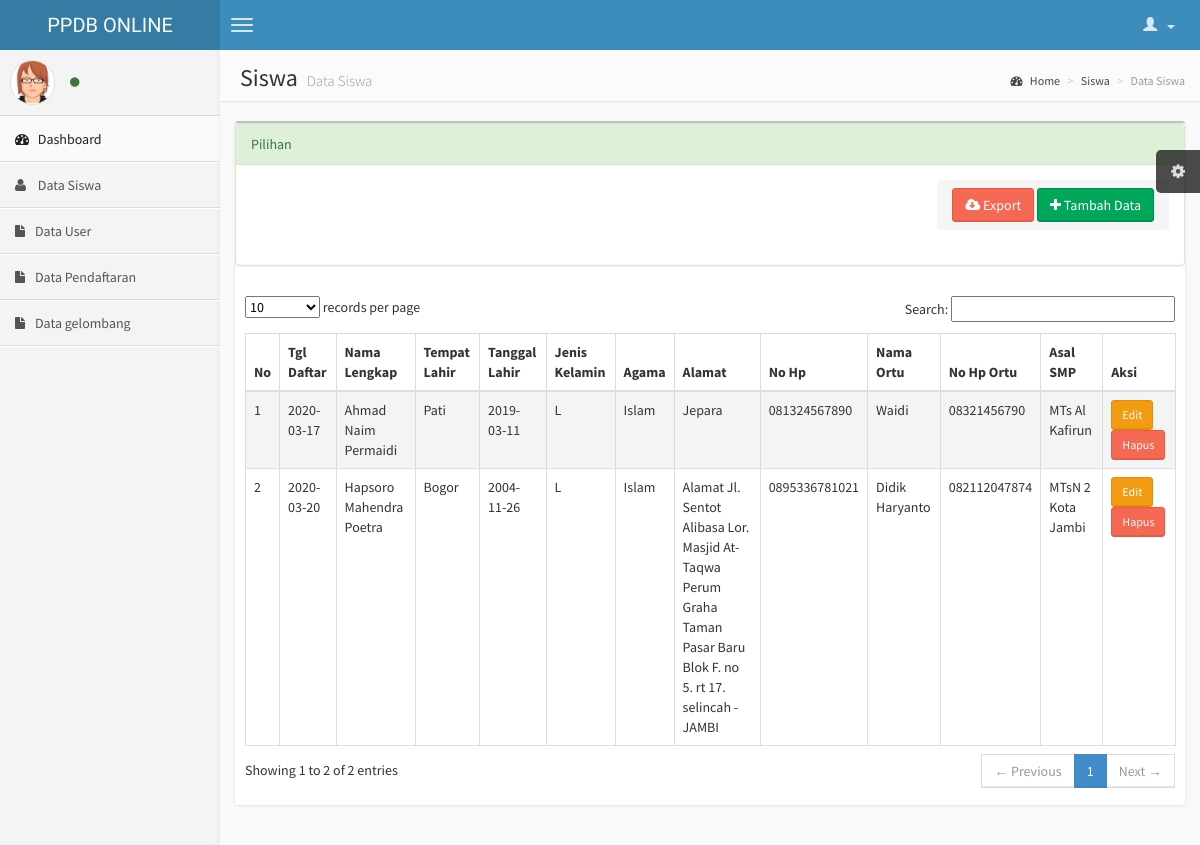
Screenshot of /index.php/Control/page/siswa with the database file from the repository.
### tables this page shows
CREATE TABLE `pendaftaran` (
  `id_pendaftaran` int(11) NOT NULL,
  `tgl_daftar` date NOT NULL,
  `nama_lengkap` varchar(200) NOT NULL,
  `tempat_lahir` varchar(100) NOT NULL,
  `tanggal_lahir` date NOT NULL,
  `jenis_kelamin` varchar(30) NOT NULL,
  `agama` varchar(40) NOT NULL,
  `alamat` text NOT NULL,
  `no_hp` varchar(16) NOT NULL,
  `nama_ortu` varchar(200) NOT NULL,
  `no_hportu` varchar(16) NOT NULL,
  `asal_smp` varchar(100) NOT NULL
);

### application/controllers/Control.php (called while the page is built, shortened)
<?php
	class Control extends CI_Controller{
		function __construct(){
			$this->load->model('Model_sekolah');
		}
		function page(){
			$page=$this->uri->segment(3);
			$data['home']=$page;
			if($page=="siswa"){
				$data['tamp_sis']=$this->Model_sekolah->qw('*','pendaftaran','')->result();
				$this->load->view('admin/index',$data);
			}else{
				$this->load->view('admin/index',$data);
			}
		}
	}
?>

### index.php (called while the page is built, shortened)
<?php
require_once BASEPATH.'core/CodeIgniter.php';

### application/models/Model_sekolah.php (called while the page is built, shortened)
<?php
	class Model_sekolah extends CI_Model{
		function qw($cel,$table,$prop){
			return $this->db->query("SELECT $cel FROM $table $prop");
		}
	}
?>

### application/views/admin/content/siswa.php (the view, shortened to what this page needs)
<section class="content-header">
                    <h1>
                        Siswa
                        <small>Data Siswa</small>
                    </h1>
                    <ol class="breadcrumb">
                        <li><a href="#"><i class="fa fa-dashboard"></i> Home</a></li>
                        <li><a href="<?php echo site_url('control/page/siswa');?>">Siswa</a></li>
                        <li class="active">Data Siswa</li>
                    </ol>
                </section>
                <section class="content">
                    <div class="row">
                        <div class="col-xs-12">
                            <div class="box">
                                <div class="panel panel-success">
                                     <div class="panel-heading">Pilihan</div>
                                     <div class="panel-body">
                                         <ol class="breadcrumb pull-right">
                                        <a href="<?php echo site_url('Control/sws');?>"><button class="btn btn-danger" type="button"><i class="fa fa-cloud-download"></i> Export</button></a>
                                        <a href="<?php echo site_url('Control/page/f_siswa');?>"><button class="btn btn-success" type="button"><i class="fa fa-plus"></i> Tambah Data</button></a>
                                      </ol>
                                     </div>
                                </div>
                                <div class="box-body table-responsive">
                                    <table id="example1" class="table table-bordered table-striped">
                                        <thead>
                                            <tr>
                                                <th>No</th>
                                                <th>Tgl Daftar</th>
                                                <th>Nama Lengkap</th>
                                                <th>Tempat Lahir</th>
                                                <th>Tanggal Lahir</th>
                                                <th>Jenis Kelamin</th>
                                                <th>Agama</th>
                                                <th>Alamat</th>
                                                <th>No Hp</th>
                                                <th>Nama Ortu</th>
                                                <th>No Hp Ortu</th>
                                                <th>Asal SMP</th>
                                                <th>Aksi</th>
                                            </tr>
                                        </thead>
                                        <tbody>
                                            <?php
                                                $no=0;
                                                foreach($tamp_sis as $tampil){
                                                $no++;
                                            ?>
                                            <tr>
                                                <td><?php echo $no;?></td>
                                                <td><?php echo $tampil->tgl_daftar;?></td>
                                                <td><?php echo $tampil->nama_lengkap;?></td>
                                                <td><?php echo $tampil->tempat_lahir;?></td>
                                                <td><?php echo $tampil->tanggal_lahir;?></td>
                                                <td><?php echo $tampil->jenis_kelamin;?></td>
                                                <td><?php echo $tampil->agama;?></td>
                                                <td><?php echo $tampil->alamat;?></td>
                                                <td><?php echo $tampil->no_hp;?></td>
                                                <td><?php echo $tampil->nama_ortu;?></td>
                                                <td><?php echo $tampil->no_hportu;?></td>
                                                <td><?php echo $tampil->asal_smp;?></td>
                                                <td>
                                                    <a href="<?php echo site_url('Control/page/f_siswa');?>/<?php echo $tampil->id_pendaftaran;?>" class="btn btn-sm btn-warning">Edit</a>
                                                    <a href="<?php echo site_url('Control/hapus_siswa');?>/<?php echo $tampil->id_pendaftaran;?>" class="btn btn-sm btn-danger">Hapus</a>
                                                </td>
                                            </tr>
                                            <?php
                                                }
                                            ?>
                                        </tbody>
                                    </table>
                                </div>
                            </div>
                        </div>
                    </div>
                </section>

### application/views/admin/index.php (shortened to what this page needs)
<!DOCTYPE html>
<html>
    <head>
        <link href="<?php echo base_url();?>assets/css/bootstrap.min.css" rel="stylesheet" type="text/css" />
        <link href="<?php echo base_url();?>assets/css/font-awesome.min.css" rel="stylesheet" type="text/css" />
        <link href="<?php echo base_url();?>assets/css/ionicons.min.css" rel="stylesheet" type="text/css" />
        <link href="<?php echo base_url();?>assets/css/morris/morris.css" rel="stylesheet" type="text/css" />
        <link href="<?php echo base_url();?>assets/css/jvectormap/jquery-jvectormap-1.2.2.css" rel="stylesheet" type="text/css" />
        <link href="<?php echo base_url();?>assets/css/fullcalendar/fullcalendar.css" rel="stylesheet" type="text/css" />
        <link href="<?php echo base_url();?>assets/css/daterangepicker/daterangepicker-bs3.css" rel="stylesheet" type="text/css" />
        <link href="<?php echo base_url();?>assets/css/datatables/dataTables.bootstrap.css" rel="stylesheet" type="text/css" />
        <link href="<?php echo base_url();?>assets/css/bootstrap-wysihtml5/bootstrap3-wysihtml5.min.css" rel="stylesheet" type="text/css" />
        <link href="<?php echo base_url();?>assets/css/AdminLTE.css" rel="stylesheet" type="text/css" />
    </head>
    <body class="skin-blue">
        <header class="header">
            <a href="index.html" class="logo">
                PPDB ONLINE
            </a>
            <nav class="navbar navbar-static-top" role="navigation">
                <a href="#" class="navbar-btn sidebar-toggle" data-toggle="offcanvas" role="button">
                    <span class="icon-bar"></span>
                    <span class="icon-bar"></span>
                    <span class="icon-bar"></span>
                </a>
                <div class="navbar-right">
                    <ul class="nav navbar-nav">
                        <li class="dropdown user user-menu">
                            <a href="#" class="dropdown-toggle" data-toggle="dropdown">
                                <i class="glyphicon glyphicon-user"></i>
                                <span><?php echo $this->session->userdata('level');?><i class="caret"></i></span>
                            </a>
                        </li>
                    </ul>
                </div>
            </nav>
        </header>
        <div class="wrapper row-offcanvas row-offcanvas-left">
            <aside class="left-side sidebar-offcanvas">
                <section class="sidebar">
                    <div class="user-panel">
                        <div class="pull-left image">
                            <img src="<?php echo base_url();?>assets/img/avatar3.png" class="img-circle" alt="User Image" />
                        </div>
                        <div class="pull-left info">
                            <a href="#"><i class="fa fa-circle text-success"></i> <?php echo $this->session->userdata('level');?></a>
                        </div>
                    </div>
                    <ul class="sidebar-menu">
                        <li class="active">
                            <a href="<?php echo site_url('Control/page/home');?>">
                                <i class="fa fa-dashboard"></i> <span>Dashboard</span>
                            </a>
                        </li>
                        <li>
                            <a href="<?php echo site_url('Control/page/siswa');?>">
                                <i class="fa fa-user"></i> <span>Data Siswa</span>
                            </a>
                        </li>
                        <li>
                            <a href="<?php echo site_url('user/index');?>">
                                <i class="fa fa-file"></i><span>Data User</span>
                            </a>
                        </li>
                        <li>
                            <a href="<?php echo site_url('Pendaftaran/index') ?>">
                                <i class="fa fa-file"></i><span>Data Pendaftaran</span>
                            </a>
                        </li>
                        <li>
                            <a href="<?php echo site_url('gelombang/index') ?>">
                                <i class="fa fa-file"></i><span>Data gelombang</span>
                            </a>
                        </li>
                    </ul>
                </section>
            </aside>
            <aside class="right-side">
                <?php include "content/".$home.".php";?>
            </aside>
        </div>
    </body>
</html>

### rows the page displays
pendaftaran: tgl_daftar "2020-03-17", nama_lengkap "Ahmad Naim Permaidi", tempat_lahir "Pati", tanggal_lahir "2019-03-11", jenis_kelamin "L", agama "Islam", alamat "Jepara", no_hp "081324567890", nama_ortu "Waidi", no_hportu "08321456790", asal_smp "MTs Al Kafirun"
pendaftaran: tgl_daftar "2020-03-20", nama_lengkap "Hapsoro Mahendra Poetra", tempat_lahir "Bogor", tanggal_lahir "2004-11-26", jenis_kelamin "L", agama "Islam", alamat "Alamat Jl. Sentot Alibasa Lor. Masjid At-Taqwa Perum Graha Taman Pasar Baru Blok F. no 5. rt 17. selincah - JAMBI", no_hp "0895336781021", nama_ortu "Didik Haryanto", no_hportu "082112047874", asal_smp "MTsN 2 Kota Jambi"
